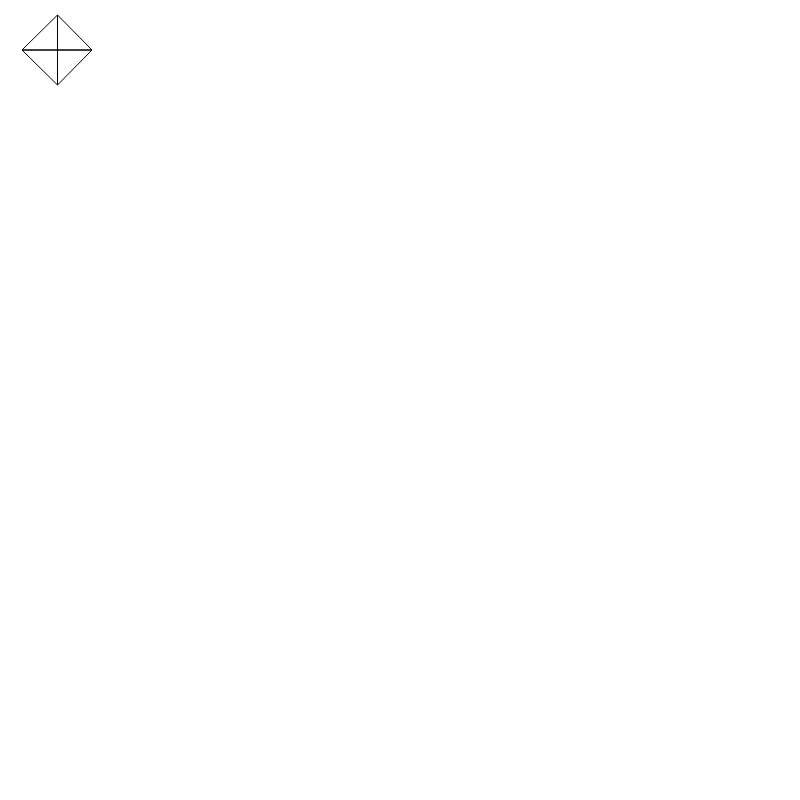
Frame 1 (no input)
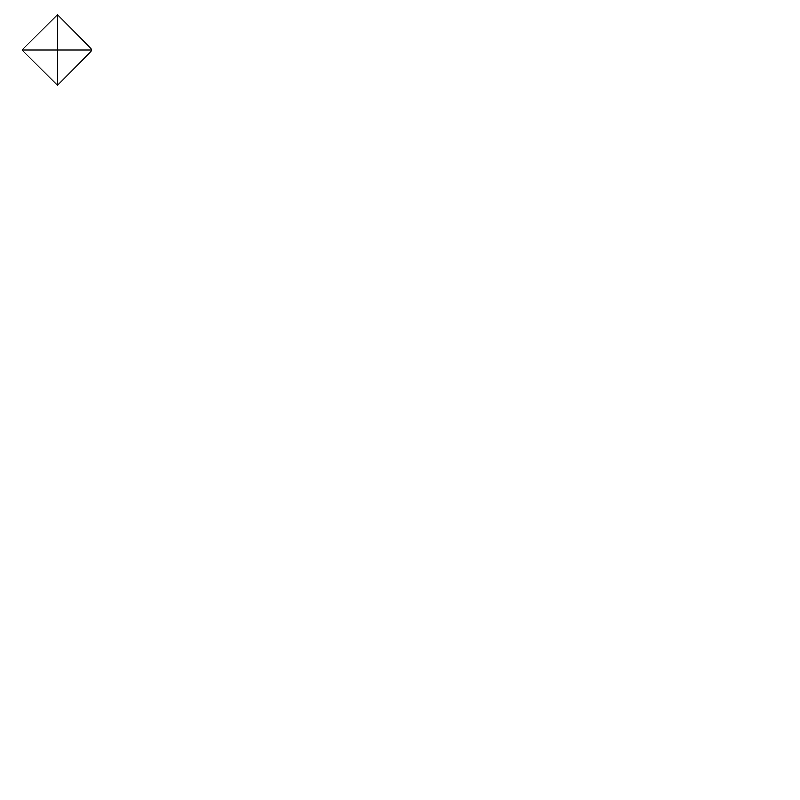
Frame 60 (no input)
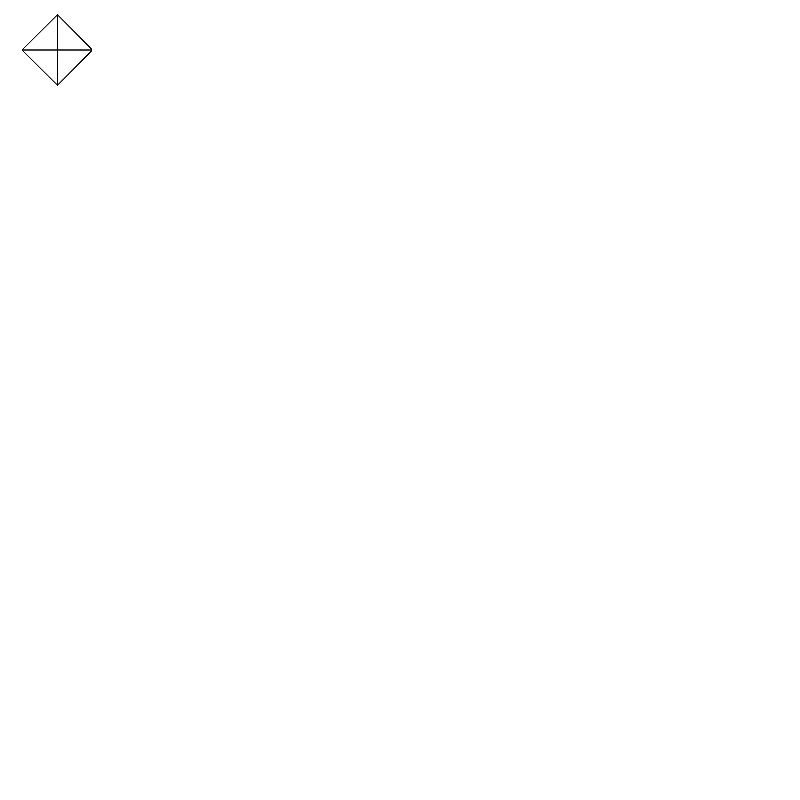
Frame 120 (the mouse pressed at the canvas centre since frame 60)

The p5.js sketch that drew these frames (run headless with seeded random() and noise() and a simulated clock; from frame 60 on, the mouse is pressed at the canvas centre):

// p5.js sketch
// ── sketch.js
//define how many segments the triangle fan will be broken into
var segmentCount = 360;
//define the radius of the triangle fan
var radius = 300;

function setup() {
    createCanvas(800, 800);
    // noStroke();
}

function draw() {
    //create a simple triangle fan using hard coded vertex points. The first vertex is the centre point with the rest being the points on the outside. The last first needs to be the same as the first outside point to complete the shape.
    beginShape(TRIANGLE_FAN);
    vertex(57.5, 50); //centre point
    vertex(57.5, 15); //top
    vertex(92, 50); //right
    vertex(57.5, 85); //bottom
    vertex(22, 50); //left
    vertex(57.5, 15); //top
    endShape();
}
